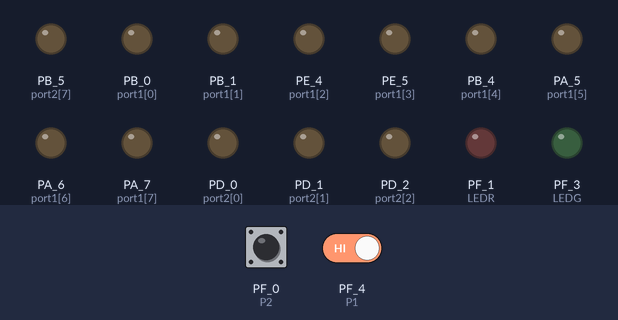
Bench run of a sketch on a simulated TI Tiva C LaunchPad. Shown: output pins drawn as LEDs (lit = HIGH). Dashed ring = blinking. The test bench sets the inputs (shaded band); at power-on: PF_0 (P2) HIGH, PF_4 (P1) HIGH.

Above: at 1.2 s.
1.3 s: PF_0 (P2) driven LOW and PF_4 (P1) driven LOW
At 2.05 s:
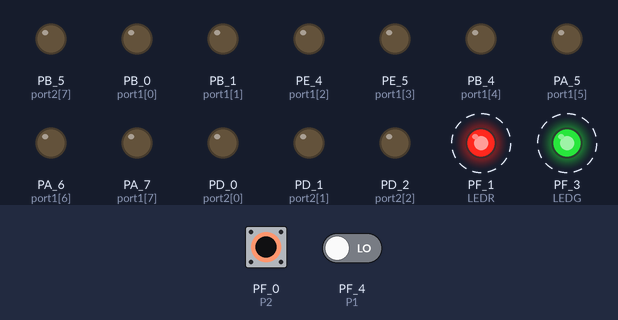
4.3 s: PF_4 (P1) driven HIGH
At 5.5 s:
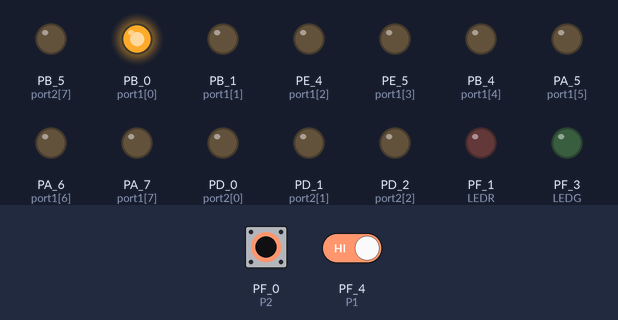
5.8 s: PF_0 (P2) pulsed HIGH 2 times (0.12 s each, 0.3 s apart)
At 6.7 s:
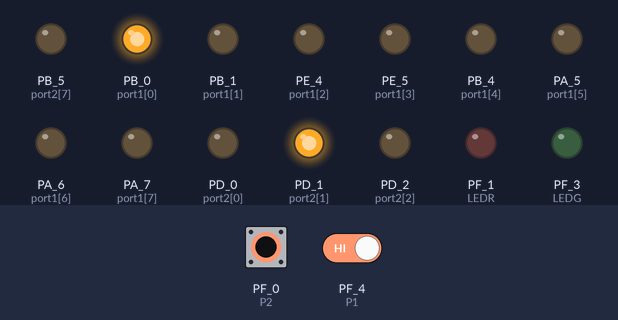
Timing chart, 0 to 8.8 s (numbered marks = the images above; inputs shaded):
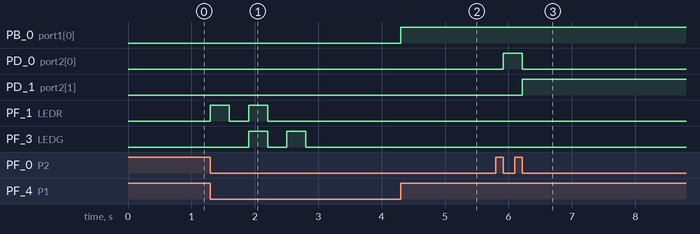

Measured:
- after the input at 1.3 s, PF_1 (LEDR): alternates HIGH for 0.30 s and LOW for 0.30 s, 4 changes in all, then stays LOW, starting at once; PF_3 (LEDG): alternates HIGH for 0.30 s and LOW for 0.30 s, 4 changes in all, then stays LOW, starting after 0.60 s
- after the input at 4.3 s, PB_0 (port1[0]): LOW → HIGH at once
- after the input at 5.8 s, PD_0 (port2[0]): LOW → HIGH after 0.12 s, → LOW 0.30 s later; PD_1 (port2[1]): LOW → HIGH after 0.42 s

The sketch:

Lab1_TV.ino
```cpp
//**********************************************************************************************************
//                                  define
//**********************************************************************************************************
// defining the rgb leds and the push of the tiva core
#define LEDR RED_LED
#define LEDG GREEN_LED
#define LEDB BLUE_LED
#define P1 PUSH1
#define P2 PUSH2

//i am fixinf an arry with ports so the cabling is more manageble
 int port1[]={PB_0,PB_1,PE_4,PE_5,PB_4,PA_5,PA_6,PA_7};
 int port2[]={PD_0,PD_1,PD_2,PD_3,PE_1,PE_2,PE_3,PB_5};
 // defenition of variables
 int cont1 ;
 int cont2 ;
 int E;
 int W;
 int w;
//**********************************************************************************************************
//                            Prototipos de funciones
//**********************************************************************************************************
void start  (unsigned char n,unsigned char N);
void pushb1 (unsigned char n);
void pushb2 (unsigned char n);
void PLY1  (void);
void PLY2  (void);
//**********************************************************************************************************
//                            General setup
//**********************************************************************************************************
void setup() {
  pinMode(P1, INPUT_PULLUP);
  pinMode(P2, INPUT_PULLUP);
  pinMode(LEDR, OUTPUT);
  pinMode(LEDG, OUTPUT);
  pinMode(LEDB, OUTPUT);
//def of port1
  pinMode(PB_0, OUTPUT);
  pinMode(PB_1, OUTPUT);
  pinMode(PE_4, OUTPUT);
  pinMode(PE_5, OUTPUT);
  pinMode(PB_4, OUTPUT);
  pinMode(PA_5, OUTPUT);
  pinMode(PA_6, OUTPUT);
  pinMode(PA_7, OUTPUT);
//def of port2
  pinMode(PD_0, OUTPUT);
  pinMode(PD_1, OUTPUT);
  pinMode(PD_2, OUTPUT);
  pinMode(PD_3, OUTPUT);
  pinMode(PE_1, OUTPUT);
  pinMode(PE_2, OUTPUT);
  pinMode(PE_3, OUTPUT);
  pinMode(PB_5, OUTPUT);
  E=0;

}
//********************************************************************************************************
//                             Loop principal
//********************************************************************************************************
void loop() {
//use to rest leds (all leds off)
//wait for both players to be ready and sequence of read light
  int val_P1 = digitalRead(P1);
  int val_P2 = digitalRead(P2);
  start(val_P1,val_P2);
// this while is use for the actual playing
  while (E==1){
    int val_P1 = digitalRead(P1);
    int val_P2 = digitalRead(P2);
    pushb1 (val_P1);
    PLY1();
    pushb2 (val_P2);
    PLY2();

  }
}
//********************************************************************************************************
//                            funciones
//********************************************************************************************************

void start  (unsigned char n,unsigned char N){//sequence of read light
     if(n==0 && N==0){
          digitalWrite(LEDR, HIGH);
          delay(300);
          digitalWrite(LEDR, LOW);
          delay(300);
          digitalWrite(LEDR, HIGH);
          digitalWrite(LEDG, HIGH);
          delay(300);
          digitalWrite(LEDR, LOW);
          digitalWrite(LEDG, LOW);
          delay(300);
          digitalWrite(LEDG, HIGH);
          delay(300);
          digitalWrite(LEDG, LOW);
          delay(300);
          E=1;}
          cont1=0;
          cont2=0;
          }
void pushb1 (unsigned char n){//debouce
    if (n==0){
        W=1;}
    else {
        if(W==1){
        W=0;
        cont1++;
        }
        }
}//antirebote
void pushb2 (unsigned char n){//debouce
    if (n==1){
        w=1;}
    else {
        if(w==1){
        w=0;
       cont2++;
        }
        }
}//antirebote
void PLY1  (void ){//player one sequence
       switch (cont1) {
            case 0:
            digitalWrite(port1[0], LOW);
            digitalWrite(port1[1], LOW);
            digitalWrite(port1[2], LOW);
            digitalWrite(port1[3], LOW);
            digitalWrite(port1[4], LOW);
            digitalWrite(port1[5], LOW);
            digitalWrite(port1[6], LOW);
            digitalWrite(port1[7], LOW);
                break;
            case 1:
            digitalWrite(port1[0], HIGH);
                break;
            case 2:
            digitalWrite(port1[1], HIGH);
            digitalWrite(port1[0], LOW);
                break;
            case 3:
            digitalWrite(port1[2], HIGH);
            digitalWrite(port1[1], LOW);
                break;
            case 4:
            digitalWrite(port1[3], HIGH);
            digitalWrite(port1[2], LOW);
                break;
            case 5:
            digitalWrite(port1[4], HIGH);
            digitalWrite(port1[3], LOW);
                break;
            case 6:
            digitalWrite(port1[5], HIGH);
            digitalWrite(port1[4], LOW);
                break;
            case 7:
            digitalWrite(port1[6], HIGH);
            digitalWrite(port1[5], LOW);
                break;
            case 8:
            digitalWrite(port1[7], HIGH);
            digitalWrite(port1[6], LOW);
                break;
            case 9:
            digitalWrite(LEDB, HIGH);
            delay(300);
            digitalWrite(LEDB, LOW);
            delay(300);
            digitalWrite(LEDB, HIGH);
            delay(300);
            digitalWrite(LEDB, LOW);
            E=0;
            cont1=0; //reset the var of the player 1
                break;
        }
}
void PLY2  ( void ){//player two sequence
         switch (cont2) {
            case 0:
            digitalWrite(port2[0], LOW);
            digitalWrite(port2[1], LOW);
            digitalWrite(port2[2], LOW);
            digitalWrite(port2[3], LOW);
            digitalWrite(port2[4], LOW);
            digitalWrite(port2[5], LOW);
            digitalWrite(port2[6], LOW);
            digitalWrite(port2[7], LOW);
                break;
            case 1:
            digitalWrite(port2[0], HIGH);
                break;
            case 2:
            digitalWrite(port2[1], HIGH);
            digitalWrite(port2[0], LOW);
                break;
            case 3:
            digitalWrite(port2[2], HIGH);
            digitalWrite(port2[1], LOW);
                break;
            case 4:
            digitalWrite(port2[3], HIGH);
            digitalWrite(port2[2], LOW);
                break;
            case 5:
            digitalWrite(port2[4], HIGH);
            digitalWrite(port2[3], LOW);
                break;
            case 6:
            digitalWrite(port2[5], HIGH);
            digitalWrite(port2[4], LOW);
                break;
            case 7:
            digitalWrite(port2[6], HIGH);
            digitalWrite(port2[5], LOW);
                break;
            case 8:
            digitalWrite(port2[7], HIGH);
            digitalWrite(port2[6], LOW);
                break;
            case 9:
            digitalWrite(LEDR, HIGH);
            delay(300);
            digitalWrite(LEDR, LOW);
            delay(300);
            digitalWrite(LEDR, HIGH);
            delay(300);
            digitalWrite(LEDR, LOW);
            E=0;
            cont2=0; //reset the var of the player 1
                break;
        }
}
```
